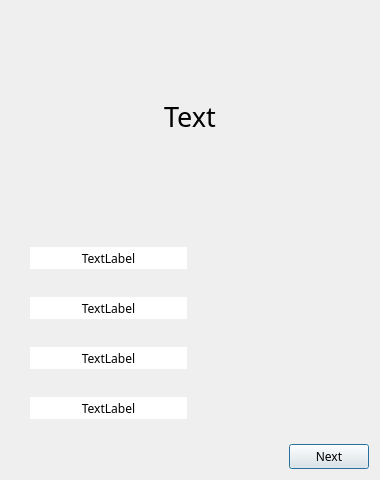
<?xml version="1.0" encoding="UTF-8"?>
<ui version="4.0">
 <class>MultiChoice</class>
 <widget class="QDialog" name="MultiChoice">
  <property name="geometry">
   <rect>
    <x>0</x>
    <y>0</y>
    <width>380</width>
    <height>480</height>
   </rect>
  </property>
  <property name="sizePolicy">
   <sizepolicy hsizetype="Expanding" vsizetype="Expanding">
    <horstretch>0</horstretch>
    <verstretch>0</verstretch>
   </sizepolicy>
  </property>
  <property name="windowTitle">
   <string>Inter Planetary Flash Cards</string>
  </property>
  <property name="styleSheet">
   <string notr="true">#MultiChoice { border-image: url(split_grey_background.jpg) 0 0 0 0 stretch stretch;}</string>
  </property>
  <layout class="QVBoxLayout" name="verticalLayout_2">
   <item>
    <widget class="QLabel" name="QLabelCard">
     <property name="sizePolicy">
      <sizepolicy hsizetype="Expanding" vsizetype="Expanding">
       <horstretch>0</horstretch>
       <verstretch>0</verstretch>
      </sizepolicy>
     </property>
     <property name="minimumSize">
      <size>
       <width>0</width>
       <height>100</height>
      </size>
     </property>
     <property name="font">
      <font>
       <family>Monaco</family>
       <pointsize>20</pointsize>
      </font>
     </property>
     <property name="autoFillBackground">
      <bool>false</bool>
     </property>
     <property name="styleSheet">
      <string notr="true">border-image: url(card_graphic.jpg) 0 0 0 0 stretch stretch</string>
     </property>
     <property name="text">
      <string>Text</string>
     </property>
     <property name="scaledContents">
      <bool>true</bool>
     </property>
     <property name="alignment">
      <set>Qt::AlignCenter</set>
     </property>
     <property name="wordWrap">
      <bool>true</bool>
     </property>
    </widget>
   </item>
   <item>
    <layout class="QVBoxLayout" name="verticalLayout">
     <property name="spacing">
      <number>10</number>
     </property>
     <property name="leftMargin">
      <number>10</number>
     </property>
     <property name="topMargin">
      <number>10</number>
     </property>
     <property name="rightMargin">
      <number>10</number>
     </property>
     <property name="bottomMargin">
      <number>10</number>
     </property>
     <item>
      <widget class="QWidget" name="horizontalWidget" native="true">
       <property name="styleSheet">
        <string notr="true">#horizontalWidget_5 {border-image: url(/Users/chenlu/PycharmProjects/experiments1/IPFC/PyQT_App/card_graphic_bottom.jpg)}</string>
       </property>
       <layout class="QHBoxLayout" name="horizontalLayoutA">
        <item>
         <widget class="QLabel_changed" name="QLabelA">
          <property name="sizePolicy">
           <sizepolicy hsizetype="Expanding" vsizetype="Expanding">
            <horstretch>0</horstretch>
            <verstretch>0</verstretch>
           </sizepolicy>
          </property>
          <property name="font">
           <font>
            <family>Monaco</family>
           </font>
          </property>
          <property name="mouseTracking">
           <bool>true</bool>
          </property>
          <property name="autoFillBackground">
           <bool>false</bool>
          </property>
          <property name="styleSheet">
           <string notr="true">background: white</string>
          </property>
          <property name="text">
           <string>TextLabel</string>
          </property>
          <property name="scaledContents">
           <bool>true</bool>
          </property>
          <property name="alignment">
           <set>Qt::AlignCenter</set>
          </property>
          <property name="wordWrap">
           <bool>true</bool>
          </property>
          <property name="margin">
           <number>5</number>
          </property>
         </widget>
        </item>
        <item>
         <widget class="QLabel" name="ImgLabelA">
          <property name="sizePolicy">
           <sizepolicy hsizetype="Expanding" vsizetype="Expanding">
            <horstretch>0</horstretch>
            <verstretch>0</verstretch>
           </sizepolicy>
          </property>
          <property name="text">
           <string/>
          </property>
         </widget>
        </item>
       </layout>
      </widget>
     </item>
     <item>
      <widget class="QWidget" name="horizontalWidget_2" native="true">
       <property name="styleSheet">
        <string notr="true">#horizontalWidget_5 {border-image: url(/Users/chenlu/PycharmProjects/experiments1/IPFC/PyQT_App/card_graphic_bottom.jpg)}</string>
       </property>
       <layout class="QHBoxLayout" name="horizontalLayoutB">
        <item>
         <widget class="QLabel_changed" name="QLabelB">
          <property name="sizePolicy">
           <sizepolicy hsizetype="Expanding" vsizetype="Expanding">
            <horstretch>0</horstretch>
            <verstretch>0</verstretch>
           </sizepolicy>
          </property>
          <property name="font">
           <font>
            <family>Monaco</family>
           </font>
          </property>
          <property name="mouseTracking">
           <bool>true</bool>
          </property>
          <property name="autoFillBackground">
           <bool>false</bool>
          </property>
          <property name="styleSheet">
           <string notr="true">background: white</string>
          </property>
          <property name="text">
           <string>TextLabel</string>
          </property>
          <property name="scaledContents">
           <bool>true</bool>
          </property>
          <property name="alignment">
           <set>Qt::AlignCenter</set>
          </property>
          <property name="wordWrap">
           <bool>true</bool>
          </property>
          <property name="margin">
           <number>5</number>
          </property>
         </widget>
        </item>
        <item>
         <widget class="QLabel" name="ImgLabelB">
          <property name="sizePolicy">
           <sizepolicy hsizetype="Expanding" vsizetype="Expanding">
            <horstretch>0</horstretch>
            <verstretch>0</verstretch>
           </sizepolicy>
          </property>
          <property name="text">
           <string/>
          </property>
         </widget>
        </item>
       </layout>
      </widget>
     </item>
     <item>
      <widget class="QWidget" name="horizontalWidget_3" native="true">
       <property name="styleSheet">
        <string notr="true">#horizontalWidget_3 {border-image: url(/Users/chenlu/PycharmProjects/experiments1/IPFC/PyQT_App/card_graphic_bottom.jpg)}</string>
       </property>
       <layout class="QHBoxLayout" name="horizontalLayoutC">
        <item>
         <widget class="QLabel_changed" name="QLabelC">
          <property name="sizePolicy">
           <sizepolicy hsizetype="Expanding" vsizetype="Expanding">
            <horstretch>0</horstretch>
            <verstretch>0</verstretch>
           </sizepolicy>
          </property>
          <property name="font">
           <font>
            <family>Monaco</family>
           </font>
          </property>
          <property name="mouseTracking">
           <bool>true</bool>
          </property>
          <property name="autoFillBackground">
           <bool>false</bool>
          </property>
          <property name="styleSheet">
           <string notr="true">background: white</string>
          </property>
          <property name="text">
           <string>TextLabel</string>
          </property>
          <property name="scaledContents">
           <bool>true</bool>
          </property>
          <property name="alignment">
           <set>Qt::AlignCenter</set>
          </property>
          <property name="wordWrap">
           <bool>true</bool>
          </property>
          <property name="margin">
           <number>5</number>
          </property>
         </widget>
        </item>
        <item>
         <widget class="QLabel" name="ImgLabelC">
          <property name="sizePolicy">
           <sizepolicy hsizetype="Expanding" vsizetype="Expanding">
            <horstretch>0</horstretch>
            <verstretch>0</verstretch>
           </sizepolicy>
          </property>
          <property name="text">
           <string/>
          </property>
         </widget>
        </item>
       </layout>
      </widget>
     </item>
     <item>
      <widget class="QWidget" name="horizontalWidget_4" native="true">
       <property name="styleSheet">
        <string notr="true">#horizontalWidget_4 {border-image: url(/Users/chenlu/PycharmProjects/experiments1/IPFC/PyQT_App/card_graphic_bottom.jpg)}</string>
       </property>
       <layout class="QHBoxLayout" name="horizontalLayoutD">
        <item>
         <widget class="QLabel_changed" name="QLabelD">
          <property name="sizePolicy">
           <sizepolicy hsizetype="Expanding" vsizetype="Expanding">
            <horstretch>0</horstretch>
            <verstretch>0</verstretch>
           </sizepolicy>
          </property>
          <property name="font">
           <font>
            <family>Monaco</family>
           </font>
          </property>
          <property name="mouseTracking">
           <bool>true</bool>
          </property>
          <property name="autoFillBackground">
           <bool>false</bool>
          </property>
          <property name="styleSheet">
           <string notr="true">background: white</string>
          </property>
          <property name="text">
           <string>TextLabel</string>
          </property>
          <property name="scaledContents">
           <bool>true</bool>
          </property>
          <property name="alignment">
           <set>Qt::AlignCenter</set>
          </property>
          <property name="wordWrap">
           <bool>true</bool>
          </property>
          <property name="margin">
           <number>5</number>
          </property>
         </widget>
        </item>
        <item>
         <widget class="QLabel" name="ImgLabelD">
          <property name="sizePolicy">
           <sizepolicy hsizetype="Expanding" vsizetype="Expanding">
            <horstretch>0</horstretch>
            <verstretch>0</verstretch>
           </sizepolicy>
          </property>
          <property name="text">
           <string/>
          </property>
         </widget>
        </item>
       </layout>
      </widget>
     </item>
    </layout>
   </item>
   <item>
    <layout class="QHBoxLayout" name="horizontalLayout">
     <item>
      <widget class="QLabel" name="QlabelCorrect">
       <property name="sizePolicy">
        <sizepolicy hsizetype="Expanding" vsizetype="Preferred">
         <horstretch>0</horstretch>
         <verstretch>0</verstretch>
        </sizepolicy>
       </property>
       <property name="font">
        <font>
         <family>Menlo</family>
        </font>
       </property>
       <property name="text">
        <string/>
       </property>
       <property name="wordWrap">
        <bool>true</bool>
       </property>
      </widget>
     </item>
     <item>
      <widget class="QPushButton" name="pushButtonNext">
       <property name="font">
        <font>
         <family>Menlo</family>
        </font>
       </property>
       <property name="text">
        <string>Next</string>
       </property>
      </widget>
     </item>
    </layout>
   </item>
  </layout>
 </widget>
 <customwidgets>
  <customwidget>
   <class>QLabel_changed</class>
   <extends>QLabel</extends>
   <header>qlabel2.h</header>
  </customwidget>
 </customwidgets>
 <resources/>
 <connections/>
</ui>
